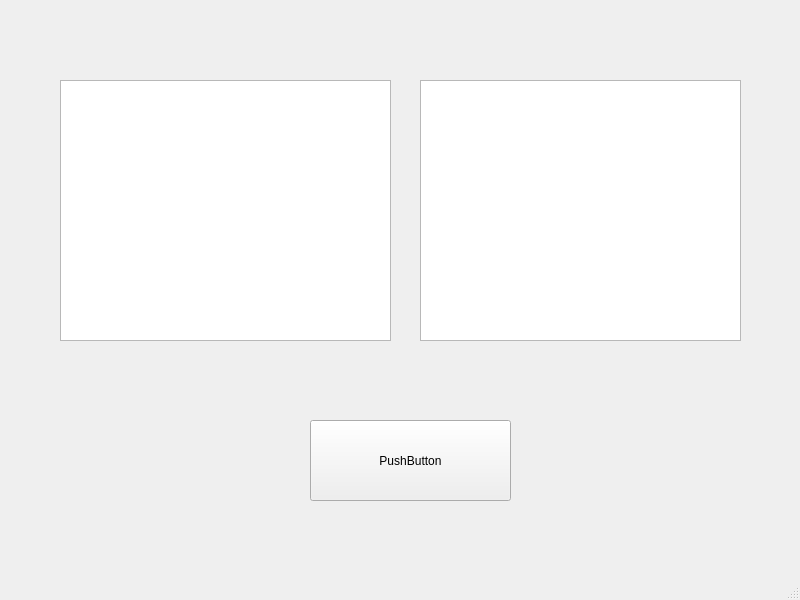
<?xml version="1.0" encoding="UTF-8"?>
<ui version="4.0">
 <class>MainWindow</class>
 <widget class="QMainWindow" name="MainWindow">
  <property name="geometry">
   <rect>
    <x>0</x>
    <y>0</y>
    <width>800</width>
    <height>600</height>
   </rect>
  </property>
  <property name="windowTitle">
   <string>MainWindow</string>
  </property>
  <widget class="QWidget" name="centralwidget">
   <widget class="PlotWidget" name="graphicsView">
    <property name="geometry">
     <rect>
      <x>60</x>
      <y>80</y>
      <width>331</width>
      <height>261</height>
     </rect>
    </property>
   </widget>
   <widget class="PlotWidget" name="graphicsView_2">
    <property name="geometry">
     <rect>
      <x>420</x>
      <y>80</y>
      <width>321</width>
      <height>261</height>
     </rect>
    </property>
   </widget>
   <widget class="QPushButton" name="pushButton">
    <property name="geometry">
     <rect>
      <x>310</x>
      <y>420</y>
      <width>201</width>
      <height>81</height>
     </rect>
    </property>
    <property name="text">
     <string>PushButton</string>
    </property>
   </widget>
  </widget>
  <widget class="QMenuBar" name="menubar">
   <property name="geometry">
    <rect>
     <x>0</x>
     <y>0</y>
     <width>800</width>
     <height>21</height>
    </rect>
   </property>
  </widget>
  <widget class="QStatusBar" name="statusbar"/>
 </widget>
 <customwidgets>
  <customwidget>
   <class>PlotWidget</class>
   <extends>QGraphicsView</extends>
   <header>pyqtgraph</header>
  </customwidget>
 </customwidgets>
 <resources/>
 <connections/>
</ui>
